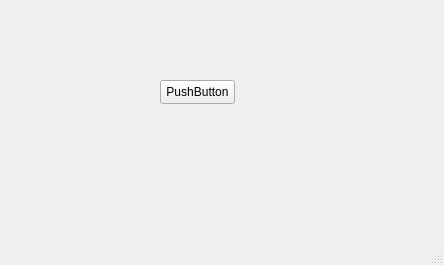
<?xml version="1.0" encoding="UTF-8"?>
<ui version="4.0">
 <class>MainWindow</class>
 <widget class="QMainWindow" name="MainWindow">
  <property name="geometry">
   <rect>
    <x>0</x>
    <y>0</y>
    <width>444</width>
    <height>265</height>
   </rect>
  </property>
  <property name="windowTitle">
   <string>MainWindow</string>
  </property>
  <widget class="QWidget" name="centralwidget">
   <widget class="QPushButton" name="pushButton">
    <property name="geometry">
     <rect>
      <x>160</x>
      <y>80</y>
      <width>75</width>
      <height>24</height>
     </rect>
    </property>
    <property name="text">
     <string>PushButton</string>
    </property>
   </widget>
  </widget>
  <widget class="QMenuBar" name="menubar">
   <property name="geometry">
    <rect>
     <x>0</x>
     <y>0</y>
     <width>444</width>
     <height>22</height>
    </rect>
   </property>
  </widget>
  <widget class="QStatusBar" name="statusbar"/>
 </widget>
 <resources/>
 <connections/>
</ui>
